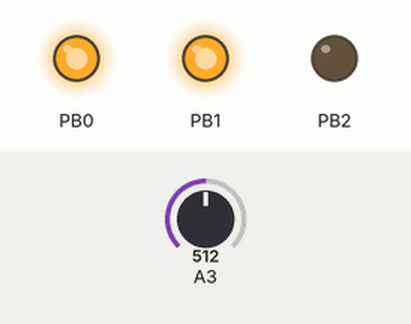
Simulated run of this sketch. Board: ATtiny85, built with avr-gcc and run on an emulated ATtiny85. Parts: output pins drawn as LEDs (lit = HIGH). The inputs (shaded band) are chosen by the test bench; at power-on: A3 = 512.

Above: at 1.2 s.
1.3 s: A3 set to 578
2.8 s: A3 set to 602
At 4.0 s:
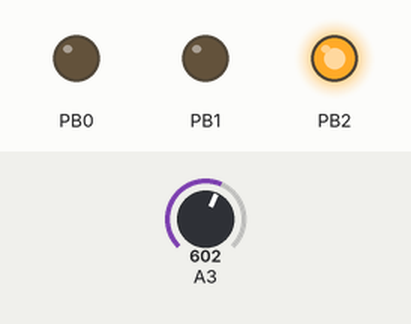
4.3 s: A3 set to 306
At 5.3 s:
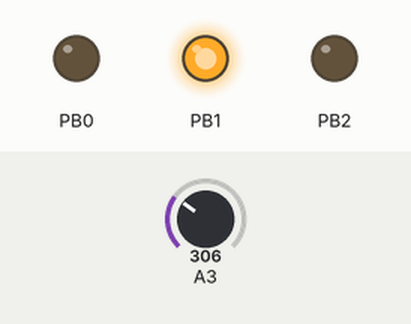
5.8 s: A3 set to 274
At 6.4 s:
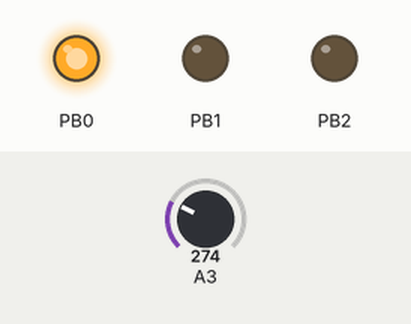
7.3 s: A3 set to 155
8.8 s: A3 set to 138
At 9.9 s:
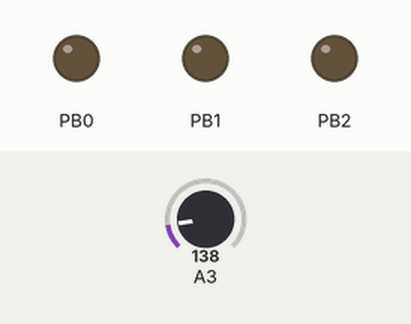
Timing chart, 0 to 11.3 s (numbered marks = the images above; inputs shaded):
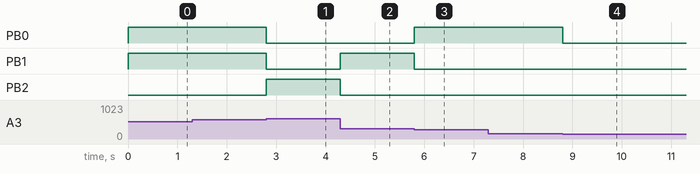

The sketch:

patchselector.ino
```cpp
/*
Binary counter with uController for controlling FV-1 spinsemi patch selection
uController: Attiny85
Additional hardware: 10kB Potentiometer
Description: The code reads analog input from a potentiometer and converts it to a byte data, it uses only 3 bits though.
			The obtained byte is used to write PORTB in order to set Spin FV1's state on
			S0 S1 S2 ports and manage the EEPROM patch selection.
*/
#include <avr/io.h>

int S0 = 0, S1 = 1, S2 = 2, potPin = 3, lastread, potState;

void setup()
{
	DDRB |= (1 << S0) | (1 << S1) | (1 << S2); //set counter outputs
	DDRB &= ~(1 << potPin); // sets pot input
	PORTB &= ~((1 << S0) | (1 << S1) | (1 << S2));

	lastread = analogRead(potPin);
}

void loop()
{
	lastread = map(analogRead(potPin), 0, 1023, 0, 7);

	if (PORTB != lastread)
	{
		PORTB = lastread;

	}
}
```

Measured:
- the behaviour switches between 584 and 585 on A3 (found by bisection; images 0 and 1)
- the behaviour switches between 293 and 292 on A3 (found by bisection; images 2 and 3)
- the behaviour switches between 147 and 146 on A3 (found by bisection; images 3 and 4)
- after the input at 1.3 s, every drawn part: stays the same
- after the input at 2.8 s, PB0, PB1: HIGH → LOW at once; PB2: LOW → HIGH at once
- after the input at 4.3 s, PB1: LOW → HIGH at once; PB2: HIGH → LOW at once
- after the input at 5.8 s, PB0: LOW → HIGH at once; PB1: HIGH → LOW at once
- after the input at 7.3 s, every drawn part: stays the same
- after the input at 8.8 s, PB0: HIGH → LOW at once
